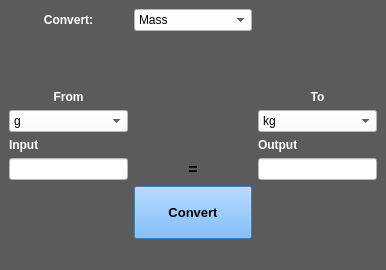
<?xml version="1.0" encoding="UTF-8"?>
<ui version="4.0">
 <class>MainWindow</class>
 <widget class="QMainWindow" name="MainWindow">
  <property name="geometry">
   <rect>
    <x>0</x>
    <y>0</y>
    <width>386</width>
    <height>270</height>
   </rect>
  </property>
  <property name="windowTitle">
   <string>Unit Converter</string>
  </property>
  <property name="windowIcon">
   <iconset>
    <normaloff>icon.jpg</normaloff>icon.jpg</iconset>
  </property>
  <property name="styleSheet">
   <string notr="true">background-color: rgb(91, 91, 91);</string>
  </property>
  <widget class="QWidget" name="centralwidget">
   <layout class="QGridLayout" name="gridLayout">
    <item row="5" column="3">
     <widget class="QLabel" name="label_3">
      <property name="font">
       <font>
        <bold>true</bold>
       </font>
      </property>
      <property name="text">
       <string>&lt;html&gt;&lt;head/&gt;&lt;body&gt;&lt;p&gt;&lt;span style=&quot; color:#ffffff;&quot;&gt;Output&lt;/span&gt;&lt;/p&gt;&lt;/body&gt;&lt;/html&gt;</string>
      </property>
     </widget>
    </item>
    <item row="3" column="1">
     <widget class="QComboBox" name="fromUnit_comboBox">
      <property name="sizePolicy">
       <sizepolicy hsizetype="Preferred" vsizetype="Preferred">
        <horstretch>0</horstretch>
        <verstretch>0</verstretch>
       </sizepolicy>
      </property>
      <property name="styleSheet">
       <string notr="true">background-color: rgb(255, 255, 255);</string>
      </property>
      <item>
       <property name="text">
        <string>g</string>
       </property>
      </item>
      <item>
       <property name="text">
        <string>kg</string>
       </property>
      </item>
      <item>
       <property name="text">
        <string>T</string>
       </property>
      </item>
      <item>
       <property name="text">
        <string>P</string>
       </property>
      </item>
     </widget>
    </item>
    <item row="0" column="2">
     <widget class="QComboBox" name="convert_comboBox">
      <property name="sizePolicy">
       <sizepolicy hsizetype="Preferred" vsizetype="Preferred">
        <horstretch>0</horstretch>
        <verstretch>0</verstretch>
       </sizepolicy>
      </property>
      <property name="styleSheet">
       <string notr="true">background-color: rgb(255, 255, 255);</string>
      </property>
      <item>
       <property name="text">
        <string>Mass</string>
       </property>
      </item>
      <item>
       <property name="text">
        <string>Length</string>
       </property>
      </item>
      <item>
       <property name="text">
        <string>Value</string>
       </property>
      </item>
      <item>
       <property name="text">
        <string>Temperature</string>
       </property>
      </item>
     </widget>
    </item>
    <item row="0" column="1">
     <widget class="QLabel" name="label">
      <property name="font">
       <font>
        <bold>true</bold>
       </font>
      </property>
      <property name="text">
       <string>&lt;html&gt;&lt;head/&gt;&lt;body&gt;&lt;p&gt;&lt;span style=&quot; color:#ffffff;&quot;&gt;Convert:&lt;/span&gt;&lt;/p&gt;&lt;/body&gt;&lt;/html&gt;</string>
      </property>
      <property name="alignment">
       <set>Qt::AlignCenter</set>
      </property>
     </widget>
    </item>
    <item row="2" column="3">
     <widget class="QLabel" name="label_5">
      <property name="font">
       <font>
        <bold>true</bold>
       </font>
      </property>
      <property name="text">
       <string>&lt;html&gt;&lt;head/&gt;&lt;body&gt;&lt;p&gt;&lt;span style=&quot; color:#ffffff;&quot;&gt;To&lt;/span&gt;&lt;/p&gt;&lt;/body&gt;&lt;/html&gt;</string>
      </property>
      <property name="alignment">
       <set>Qt::AlignCenter</set>
      </property>
     </widget>
    </item>
    <item row="3" column="3">
     <widget class="QComboBox" name="toUnit_comboBox">
      <property name="sizePolicy">
       <sizepolicy hsizetype="Preferred" vsizetype="Preferred">
        <horstretch>0</horstretch>
        <verstretch>0</verstretch>
       </sizepolicy>
      </property>
      <property name="styleSheet">
       <string notr="true">background-color: rgb(255, 255, 255);</string>
      </property>
      <item>
       <property name="text">
        <string>kg</string>
       </property>
      </item>
      <item>
       <property name="text">
        <string>g</string>
       </property>
      </item>
      <item>
       <property name="text">
        <string>T</string>
       </property>
      </item>
      <item>
       <property name="text">
        <string>P</string>
       </property>
      </item>
     </widget>
    </item>
    <item row="6" column="2">
     <widget class="QLabel" name="label_6">
      <property name="font">
       <font>
        <pointsize>12</pointsize>
        <bold>true</bold>
       </font>
      </property>
      <property name="text">
       <string>=</string>
      </property>
      <property name="alignment">
       <set>Qt::AlignCenter</set>
      </property>
     </widget>
    </item>
    <item row="8" column="2">
     <layout class="QHBoxLayout" name="horizontalLayout"/>
    </item>
    <item row="6" column="3">
     <widget class="QLineEdit" name="output_textBox">
      <property name="sizePolicy">
       <sizepolicy hsizetype="Preferred" vsizetype="Preferred">
        <horstretch>0</horstretch>
        <verstretch>0</verstretch>
       </sizepolicy>
      </property>
      <property name="styleSheet">
       <string notr="true">background-color: rgb(255, 255, 255);</string>
      </property>
     </widget>
    </item>
    <item row="5" column="1">
     <widget class="QLabel" name="label_2">
      <property name="font">
       <font>
        <pointsize>9</pointsize>
        <bold>true</bold>
       </font>
      </property>
      <property name="text">
       <string>&lt;html&gt;&lt;head/&gt;&lt;body&gt;&lt;p&gt;&lt;span style=&quot; color:#ffffff;&quot;&gt;Input&lt;/span&gt;&lt;/p&gt;&lt;/body&gt;&lt;/html&gt;</string>
      </property>
      <property name="margin">
       <number>0</number>
      </property>
      <property name="indent">
       <number>-1</number>
      </property>
     </widget>
    </item>
    <item row="6" column="1">
     <widget class="QLineEdit" name="input_textBox">
      <property name="sizePolicy">
       <sizepolicy hsizetype="Preferred" vsizetype="Preferred">
        <horstretch>0</horstretch>
        <verstretch>0</verstretch>
       </sizepolicy>
      </property>
      <property name="styleSheet">
       <string notr="true">background-color: rgb(255, 255, 255);</string>
      </property>
     </widget>
    </item>
    <item row="1" column="2">
     <spacer name="verticalSpacer">
      <property name="orientation">
       <enum>Qt::Vertical</enum>
      </property>
      <property name="sizeHint" stdset="0">
       <size>
        <width>20</width>
        <height>40</height>
       </size>
      </property>
     </spacer>
    </item>
    <item row="2" column="1">
     <widget class="QLabel" name="label_4">
      <property name="font">
       <font>
        <bold>true</bold>
       </font>
      </property>
      <property name="text">
       <string>&lt;html&gt;&lt;head/&gt;&lt;body&gt;&lt;p&gt;&lt;span style=&quot; color:#ffffff;&quot;&gt;From&lt;/span&gt;&lt;/p&gt;&lt;/body&gt;&lt;/html&gt;</string>
      </property>
      <property name="alignment">
       <set>Qt::AlignCenter</set>
      </property>
     </widget>
    </item>
    <item row="9" column="2">
     <widget class="QPushButton" name="convert_btn">
      <property name="sizePolicy">
       <sizepolicy hsizetype="Preferred" vsizetype="MinimumExpanding">
        <horstretch>0</horstretch>
        <verstretch>0</verstretch>
       </sizepolicy>
      </property>
      <property name="font">
       <font>
        <pointsize>10</pointsize>
        <bold>true</bold>
       </font>
      </property>
      <property name="styleSheet">
       <string notr="true">
background-color: rgb(85, 170, 255);</string>
      </property>
      <property name="text">
       <string>Convert</string>
      </property>
     </widget>
    </item>
   </layout>
  </widget>
  <widget class="QStatusBar" name="statusbar"/>
  <widget class="QMenuBar" name="menubar">
   <property name="geometry">
    <rect>
     <x>0</x>
     <y>0</y>
     <width>386</width>
     <height>22</height>
    </rect>
   </property>
  </widget>
 </widget>
 <resources/>
 <connections/>
</ui>
